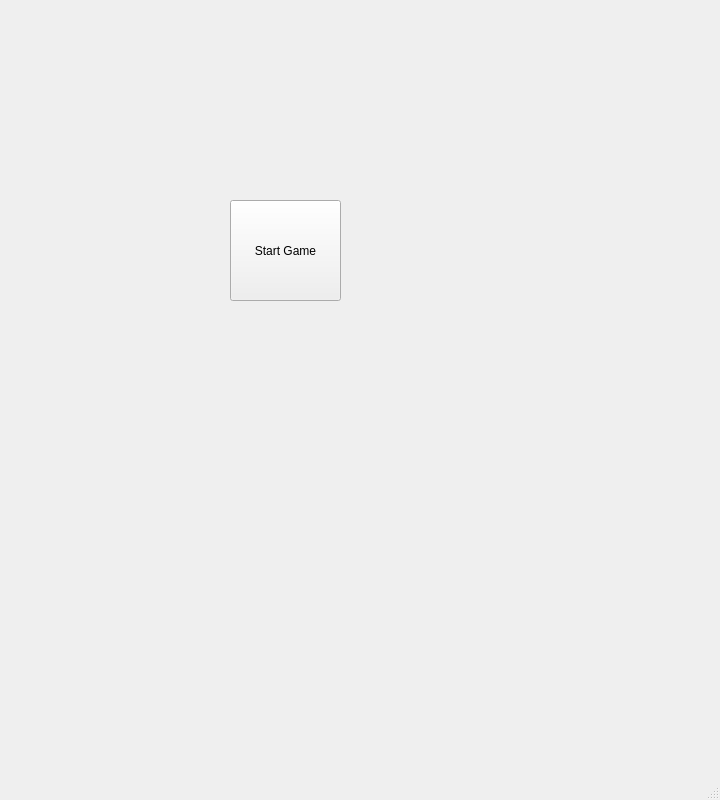
<?xml version="1.0" encoding="UTF-8"?>
<ui version="4.0">
 <class>MainWindow</class>
 <widget class="QMainWindow" name="MainWindow">
  <property name="geometry">
   <rect>
    <x>0</x>
    <y>0</y>
    <width>720</width>
    <height>800</height>
   </rect>
  </property>
  <property name="windowTitle">
   <string>MainWindow</string>
  </property>
  <widget class="QWidget" name="centralwidget">
   <widget class="QPushButton" name="pushButton">
    <property name="geometry">
     <rect>
      <x>230</x>
      <y>200</y>
      <width>111</width>
      <height>101</height>
     </rect>
    </property>
    <property name="text">
     <string>Start Game</string>
    </property>
   </widget>
  </widget>
  <widget class="QMenuBar" name="menubar">
   <property name="geometry">
    <rect>
     <x>0</x>
     <y>0</y>
     <width>720</width>
     <height>21</height>
    </rect>
   </property>
  </widget>
  <widget class="QStatusBar" name="statusbar"/>
 </widget>
 <resources/>
 <connections/>
</ui>
